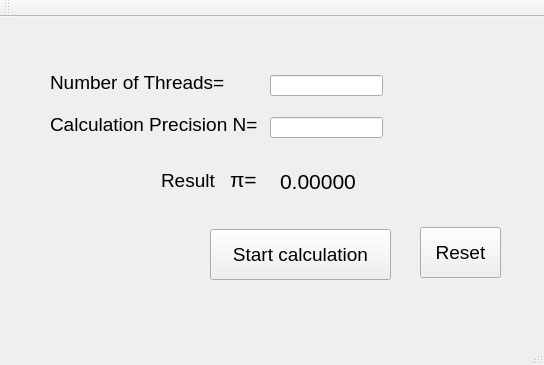
<?xml version="1.0" encoding="UTF-8"?>
<ui version="4.0">
 <class>MainWindow</class>
 <widget class="QMainWindow" name="MainWindow">
  <property name="geometry">
   <rect>
    <x>0</x>
    <y>0</y>
    <width>544</width>
    <height>365</height>
   </rect>
  </property>
  <property name="windowTitle">
   <string>Pi Calculator</string>
  </property>
  <widget class="QWidget" name="centralWidget">
   <widget class="QPushButton" name="startCalculationBtn">
    <property name="geometry">
     <rect>
      <x>210</x>
      <y>212</y>
      <width>181</width>
      <height>51</height>
     </rect>
    </property>
    <property name="font">
     <font>
      <pointsize>14</pointsize>
     </font>
    </property>
    <property name="text">
     <string>Start calculation</string>
    </property>
   </widget>
   <widget class="QLabel" name="piLabel">
    <property name="geometry">
     <rect>
      <x>280</x>
      <y>144</y>
      <width>201</width>
      <height>41</height>
     </rect>
    </property>
    <property name="font">
     <font>
      <pointsize>16</pointsize>
     </font>
    </property>
    <property name="text">
     <string>0.00000</string>
    </property>
   </widget>
   <widget class="QLabel" name="label_2">
    <property name="geometry">
     <rect>
      <x>230</x>
      <y>152</y>
      <width>31</width>
      <height>21</height>
     </rect>
    </property>
    <property name="font">
     <font>
      <pointsize>16</pointsize>
     </font>
    </property>
    <property name="text">
     <string>π=</string>
    </property>
   </widget>
   <widget class="QLabel" name="label">
    <property name="geometry">
     <rect>
      <x>50</x>
      <y>92</y>
      <width>211</width>
      <height>31</height>
     </rect>
    </property>
    <property name="font">
     <font>
      <pointsize>14</pointsize>
     </font>
    </property>
    <property name="text">
     <string>Calculation Precision N=</string>
    </property>
   </widget>
   <widget class="QLineEdit" name="numberStepsLineEdit">
    <property name="geometry">
     <rect>
      <x>270</x>
      <y>100</y>
      <width>113</width>
      <height>21</height>
     </rect>
    </property>
   </widget>
   <widget class="QLineEdit" name="numberCpuCoresLineEdit">
    <property name="geometry">
     <rect>
      <x>270</x>
      <y>58</y>
      <width>113</width>
      <height>21</height>
     </rect>
    </property>
    <property name="text">
     <string/>
    </property>
   </widget>
   <widget class="QLabel" name="label_3">
    <property name="geometry">
     <rect>
      <x>50</x>
      <y>50</y>
      <width>211</width>
      <height>31</height>
     </rect>
    </property>
    <property name="font">
     <font>
      <pointsize>14</pointsize>
     </font>
    </property>
    <property name="text">
     <string>Number of Threads=</string>
    </property>
   </widget>
   <widget class="QLabel" name="label_4">
    <property name="geometry">
     <rect>
      <x>161</x>
      <y>148</y>
      <width>61</width>
      <height>31</height>
     </rect>
    </property>
    <property name="font">
     <font>
      <pointsize>14</pointsize>
     </font>
    </property>
    <property name="text">
     <string>Result</string>
    </property>
   </widget>
   <widget class="QPushButton" name="resetBtn">
    <property name="geometry">
     <rect>
      <x>420</x>
      <y>210</y>
      <width>81</width>
      <height>51</height>
     </rect>
    </property>
    <property name="font">
     <font>
      <pointsize>14</pointsize>
     </font>
    </property>
    <property name="text">
     <string>Reset</string>
    </property>
   </widget>
  </widget>
  <widget class="QMenuBar" name="menuBar">
   <property name="geometry">
    <rect>
     <x>0</x>
     <y>0</y>
     <width>544</width>
     <height>20</height>
    </rect>
   </property>
  </widget>
  <widget class="QToolBar" name="mainToolBar">
   <attribute name="toolBarArea">
    <enum>TopToolBarArea</enum>
   </attribute>
   <attribute name="toolBarBreak">
    <bool>false</bool>
   </attribute>
  </widget>
  <widget class="QStatusBar" name="statusBar"/>
 </widget>
 <layoutdefault spacing="6" margin="11"/>
 <resources/>
 <connections/>
</ui>
